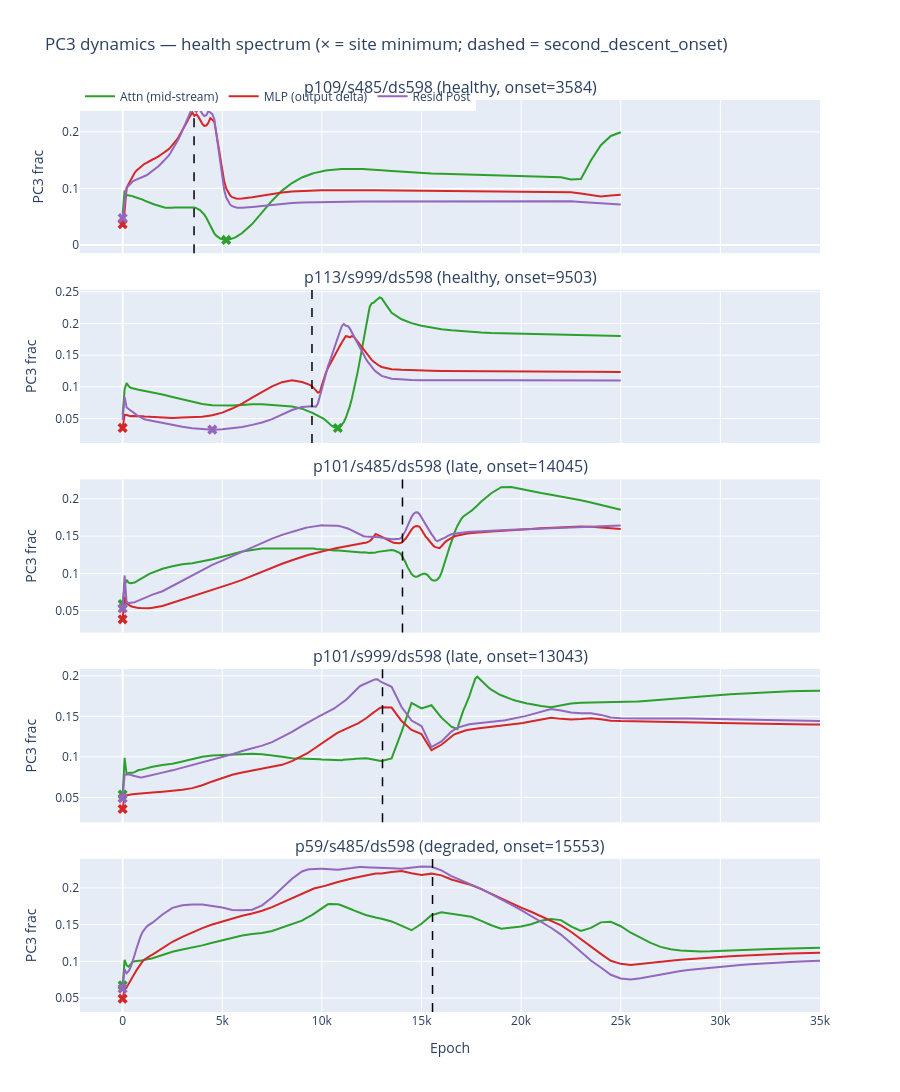

Write notebook code for a chart like this one.
### Markdown cell above
## Cell 2: Cross-Site PC3 Overlay — All Variants

One row per variant. All three sites on the same axes to see synchrony.
X marker = PC3 minimum per site. Vertical dashes = grokking epoch.

### Code cell
n = len(VARIANTS)
fig = make_subplots(rows=n, cols=1, shared_xaxes=True, vertical_spacing=0.04,
                    subplot_titles=[
                        f"{v['label']} ({v['health']}, onset={v['onset']})"
                        for v in VARIANTS
                    ])

pc3_events = []  # (label, site, min_epoch, min_val, grok, lead)

for row_idx, v in enumerate(VARIANTS, 1):
    s      = repr_data[v['label']]
    epochs = s['epochs']

    for site in SITES:
        pc3   = s[f'{site}_pca_var_pc3']
        color = SITE_COLORS[site]
        label = SITE_LABELS[site]

        min_idx   = np.argmin(pc3)
        min_epoch = int(epochs[min_idx])
        min_val   = float(pc3[min_idx])
        # Lead relative to test_loss_threshold (grok) — retained for reference
        lead = (v['grok'] - min_epoch) if v['grok'] > 0 else None
        # Lead relative to onset — available for all variants
        lead_onset = (v['onset'] - min_epoch) if v['onset'] > 0 else None
        pc3_events.append({'variant': v['label'], 'site': site, 'health': v['health'],
                            'min_epoch': min_epoch, 'min_val': min_val,
                            'grok': v['grok'], 'onset': v['onset'],
                            'lead': lead, 'lead_onset': lead_onset})

        fig.add_trace(go.Scatter(x=epochs, y=pc3, mode='lines',
                                 name=label, legendgroup=site,
                                 showlegend=(row_idx == 1),
                                 line=dict(color=color, width=2),
                                 hovertemplate=f'{label}<br>Epoch %{{x}}<br>PC3: %{{y:.3f}}<extra></extra>'),
                      row=row_idx, col=1)

        fig.add_trace(go.Scatter(x=[min_epoch], y=[min_val], mode='markers',
                                 marker=dict(color=color, size=9, symbol='x'),
                                 showlegend=False, legendgroup=site),
                      row=row_idx, col=1)

    if v['onset'] > 0:
        fig.add_vline(x=v['onset'], line=dict(color='black', dash='dash', width=1.5),
                      row=row_idx, col=1)

    fig.update_yaxes(title_text='PC3 frac', row=row_idx, col=1)

fig.update_xaxes(title_text='Epoch', row=n, col=1)
fig.update_layout(
    title='PC3 dynamics — health spectrum (× = site minimum; dashed = second_descent_onset)',
    height=220 * n, legend=dict(orientation='h', y=1.02),
)
fig.show()

# Summary table
print(f'\n{"Variant":<25} {"Site":<18} {"Health":<12} {"MinEp":<8} {"MinVal":<8} {"Lead→thresh":<13} {"Lead→onset":<10}')
print('-' * 95)
for e in pc3_events:
    lead_str       = f'{e["lead"]:+d}'       if e['lead']       is not None else 'N/A'
    lead_onset_str = f'{e["lead_onset"]:+d}' if e['lead_onset'] is not None else 'N/A'
    print(f"{e['variant']:<25} {e['site']:<18} {e['health']:<12} {e['min_epoch']:<8} {e['min_val']:<8.3f} {lead_str:<13} {lead_onset_str}")

### Figure 1 — Plotly figure (JSON) as saved in the notebook; plotly's stock layout.template omitted (floating-point values rounded to 4 significant figures; data arrays with more than 128 entries replaced by an {"elided": "..."} marker saying what was removed)
{"data": [{"hovertemplate": "Attn (mid-stream)<br>Epoch %{x}<br>PC3: %{y:.3f}<extra></extra>", "legendgroup": "attn_out", "line": {"color": "#2ca02c", "width": 2}, "mode": "lines", "name": "Attn (mid-stream)", "showlegend": true, "type": "scatter", "x": {"elided": "131 int values"}, "xaxis": "x", "y": {"elided": "131 float values"}, "yaxis": "y"}, {"legendgroup": "attn_out", "marker": {"color": "#2ca02c", "size": 9, "symbol": "x"}, "mode": "markers", "showlegend": false, "type": "scatter", "x": [5200], "xaxis": "x", "y": [0.008951], "yaxis": "y"}, {"hovertemplate": "MLP (output delta)<br>Epoch %{x}<br>PC3: %{y:.3f}<extra></extra>", "legendgroup": "mlp_out", "line": {"color": "#d62728", "width": 2}, "mode": "lines", "name": "MLP (output delta)", "showlegend": true, "type": "scatter", "x": {"elided": "131 int values"}, "xaxis": "x", "y": {"elided": "131 float values"}, "yaxis": "y"}, {"legendgroup": "mlp_out", "marker": {"color": "#d62728", "size": 9, "symbol": "x"}, "mode": "markers", "showlegend": false, "type": "scatter", "x": [0], "xaxis": "x", "y": [0.03664], "yaxis": "y"}, {"hovertemplate": "Resid Post<br>Epoch %{x}<br>PC3: %{y:.3f}<extra></extra>", "legendgroup": "resid_post", "line": {"color": "#9467bd", "width": 2}, "mode": "lines", "name": "Resid Post", "showlegend": true, "type": "scatter", "x": {"elided": "131 int values"}, "xaxis": "x", "y": {"elided": "131 float values"}, "yaxis": "y"}, {"legendgroup": "resid_post", "marker": {"color": "#9467bd", "size": 9, "symbol": "x"}, "mode": "markers", "showlegend": false, "type": "scatter", "x": [0], "xaxis": "x", "y": [0.04765], "yaxis": "y"}, {"hovertemplate": "Attn (mid-stream)<br>Epoch %{x}<br>PC3: %{y:.3f}<extra></extra>", "legendgroup": "attn_out", "line": {"color": "#2ca02c", "width": 2}, "mode": "lines", "name": "Attn (mid-stream)", "showlegend": false, "type": "scatter", "x": [0, 100, 200, 300, 400, 500, 600, 700, 800, 900, 1000, 1100, 1200, 1300, 1400, 1500, 2000, 2500, 3000, 3500, 4000, 4500, 5000, 5500, 6000, 6500, 7000, 7500, 8000, 8500, 9000, 9100, 9200, 9300, 9400, 9500, 9600, 9700, 9800, 9900, 10000, 10100, 10200, 10300, 10400, 10500, 10600, 10700, 10800, 10900, 11000, 11100, 11200, 11300, 11400, 11500, 11600, 11700, 11800, 11900, 12000, 12100, 12200, 12300, 12400, 12500, 12600, 12700, 12800, 12900, 13000, 13500, 14000, 14500, 15000, 15500, 16000, 16500, 17000, 17500, 18000, 18500, 19000, 19500, 20000, 20500, 21000, 21500, 22000, 22500, 23000, 23500, 24000, 24500, 24999], "xaxis": "x2", "y": [0.0557, 0.09622, 0.106, 0.1012, 0.09857, 0.09738, 0.09647, 0.09613, 0.09532, 0.09478, 0.09399, 0.09331, 0.09282, 0.09249, 0.09203, 0.09154, 0.08776, 0.08406, 0.08029, 0.07603, 0.07276, 0.07099, 0.07066, 0.07057, 0.07128, 0.0724, 0.07232, 0.07106, 0.06989, 0.06875, 0.06552, 0.06455, 0.06354, 0.06206, 0.06048, 0.05925, 0.05778, 0.05608, 0.05436, 0.05286, 0.05121, 0.04938, 0.04689, 0.04383, 0.04041, 0.03822, 0.03667, 0.03541, 0.03503, 0.03664, 0.03966, 0.04409, 0.05077, 0.05926, 0.06912, 0.08062, 0.09374, 0.1083, 0.124, 0.141, 0.1588, 0.1768, 0.1946, 0.2117, 0.2261, 0.2317, 0.233, 0.236, 0.2392, 0.2412, 0.2396, 0.2167, 0.2066, 0.2005, 0.1964, 0.1931, 0.1908, 0.1892, 0.1878, 0.1867, 0.1858, 0.185, 0.1846, 0.1841, 0.1837, 0.1832, 0.1829, 0.1826, 0.1823, 0.182, 0.1817, 0.1814, 0.1811, 0.1807, 0.1803], "yaxis": "y2"}, {"legendgroup": "attn_out", "marker": {"color": "#2ca02c", "size": 9, "symbol": "x"}, "mode": "markers", "showlegend": false, "type": "scatter", "x": [10800], "xaxis": "x2", "y": [0.03503], "yaxis": "y2"}, {"hovertemplate": "MLP (output delta)<br>Epoch %{x}<br>PC3: %{y:.3f}<extra></extra>", "legendgroup": "mlp_out", "line": {"color": "#d62728", "width": 2}, "mode": "lines", "name": "MLP (output delta)", "showlegend": false, "type": "scatter", "x": [0, 100, 200, 300, 400, 500, 600, 700, 800, 900, 1000, 1100, 1200, 1300, 1400, 1500, 2000, 2500, 3000, 3500, 4000, 4500, 5000, 5500, 6000, 6500, 7000, 7500, 8000, 8500, 9000, 9100, 9200, 9300, 9400, 9500, 9600, 9700, 9800, 9900, 10000, 10100, 10200, 10300, 10400, 10500, 10600, 10700, 10800, 10900, 11000, 11100, 11200, 11300, 11400, 11500, 11600, 11700, 11800, 11900, 12000, 12100, 12200, 12300, 12400, 12500, 12600, 12700, 12800, 12900, 13000, 13500, 14000, 14500, 15000, 15500, 16000, 16500, 17000, 17500, 18000, 18500, 19000, 19500, 20000, 20500, 21000, 21500, 22000, 22500, 23000, 23500, 24000, 24500, 24999], "xaxis": "x2", "y": [0.03511, 0.0558, 0.05549, 0.05411, 0.05373, 0.05384, 0.05391, 0.0541, 0.05417, 0.05393, 0.05342, 0.05317, 0.05301, 0.05291, 0.05287, 0.05274, 0.05172, 0.05093, 0.05159, 0.05184, 0.0527, 0.05521, 0.05927, 0.06569, 0.07331, 0.08294, 0.09207, 0.1006, 0.1073, 0.1103, 0.1076, 0.1066, 0.1055, 0.1044, 0.103, 0.101, 0.0982, 0.0945, 0.09075, 0.09181, 0.1028, 0.1134, 0.1222, 0.1294, 0.1356, 0.1414, 0.1471, 0.1527, 0.1585, 0.1644, 0.17, 0.1751, 0.1799, 0.1793, 0.1779, 0.1801, 0.1788, 0.1752, 0.1711, 0.1667, 0.1623, 0.1579, 0.1536, 0.1496, 0.1459, 0.1425, 0.1396, 0.137, 0.1348, 0.1329, 0.1314, 0.1278, 0.1269, 0.126, 0.1257, 0.1253, 0.1251, 0.1249, 0.1248, 0.1246, 0.1245, 0.1243, 0.1242, 0.1241, 0.124, 0.124, 0.1239, 0.1239, 0.1239, 0.1238, 0.1238, 0.1237, 0.1236, 0.1235, 0.1234], "yaxis": "y2"}, {"legendgroup": "mlp_out", "marker": {"color": "#d62728", "size": 9, "symbol": "x"}, "mode": "markers", "showlegend": false, "type": "scatter", "x": [0], "xaxis": "x2", "y": [0.03511], "yaxis": "y2"}, {"hovertemplate": "Resid Post<br>Epoch %{x}<br>PC3: %{y:.3f}<extra></extra>", "legendgroup": "resid_post", "line": {"color": "#9467bd", "width": 2}, "mode": "lines", "name": "Resid Post", "showlegend": false, "type": "scatter", "x": [0, 100, 200, 300, 400, 500, 600, 700, 800, 900, 1000, 1100, 1200, 1300, 1400, 1500, 2000, 2500, 3000, 3500, 4000, 4500, 5000, 5500, 6000, 6500, 7000, 7500, 8000, 8500, 9000, 9100, 9200, 9300, 9400, 9500, 9600, 9700, 9800, 9900, 10000, 10100, 10200, 10300, 10400, 10500, 10600, 10700, 10800, 10900, 11000, 11100, 11200, 11300, 11400, 11500, 11600, 11700, 11800, 11900, 12000, 12100, 12200, 12300, 12400, 12500, 12600, 12700, 12800, 12900, 13000, 13500, 14000, 14500, 15000, 15500, 16000, 16500, 17000, 17500, 18000, 18500, 19000, 19500, 20000, 20500, 21000, 21500, 22000, 22500, 23000, 23500, 24000, 24500, 24999], "xaxis": "x2", "y": [0.04778, 0.08418, 0.06744, 0.06484, 0.06215, 0.05977, 0.05753, 0.05568, 0.05387, 0.05199, 0.05016, 0.04886, 0.04792, 0.04729, 0.04674, 0.04616, 0.04276, 0.03936, 0.03695, 0.03461, 0.03299, 0.03242, 0.03285, 0.03438, 0.03667, 0.03994, 0.0437, 0.04898, 0.05591, 0.06344, 0.06824, 0.0687, 0.06913, 0.06952, 0.06955, 0.06937, 0.06894, 0.06854, 0.07354, 0.08498, 0.09808, 0.1109, 0.1221, 0.1318, 0.1406, 0.1492, 0.1581, 0.1673, 0.1771, 0.1869, 0.1957, 0.1992, 0.1963, 0.1959, 0.1922, 0.1859, 0.1799, 0.174, 0.168, 0.162, 0.1561, 0.1503, 0.1448, 0.1398, 0.1352, 0.1311, 0.1274, 0.1243, 0.1215, 0.1192, 0.1173, 0.1128, 0.1115, 0.1107, 0.1105, 0.1103, 0.1103, 0.1103, 0.1103, 0.1104, 0.1103, 0.1102, 0.1102, 0.1102, 0.1102, 0.1102, 0.1102, 0.1102, 0.1103, 0.1102, 0.1102, 0.1102, 0.1101, 0.1101, 0.11], "yaxis": "y2"}, {"legendgroup": "resid_post", "marker": {"color": "#9467bd", "size": 9, "symbol": "x"}, "mode": "markers", "showlegend": false, "type": "scatter", "x": [4500], "xaxis": "x2", "y": [0.03242], "yaxis": "y2"}, {"hovertemplate": "Attn (mid-stream)<br>Epoch %{x}<br>PC3: %{y:.3f}<extra></extra>", "legendgroup": "attn_out", "line": {"color": "#2ca02c", "width": 2}, "mode": "lines", "name": "Attn (mid-stream)", "showlegend": false, "type": "scatter", "x": {"elided": "135 int values"}, "xaxis": "x3", "y": {"elided": "135 float values"}, "yaxis": "y3"}, {"legendgroup": "attn_out", "marker": {"color": "#2ca02c", "size": 9, "symbol": "x"}, "mode": "markers", "showlegend": false, "type": "scatter", "x": [0], "xaxis": "x3", "y": [0.0589], "yaxis": "y3"}, {"hovertemplate": "MLP (output delta)<br>Epoch %{x}<br>PC3: %{y:.3f}<extra></extra>", "legendgroup": "mlp_out", "line": {"color": "#d62728", "width": 2}, "mode": "lines", "name": "MLP (output delta)", "showlegend": false, "type": "scatter", "x": {"elided": "135 int values"}, "xaxis": "x3", "y": {"elided": "135 float values"}, "yaxis": "y3"}, {"legendgroup": "mlp_out", "marker": {"color": "#d62728", "size": 9, "symbol": "x"}, "mode": "markers", "showlegend": false, "type": "scatter", "x": [0], "xaxis": "x3", "y": [0.03834], "yaxis": "y3"}, {"hovertemplate": "Resid Post<br>Epoch %{x}<br>PC3: %{y:.3f}<extra></extra>", "legendgroup": "resid_post", "line": {"color": "#9467bd", "width": 2}, "mode": "lines", "name": "Resid Post", "showlegend": false, "type": "scatter", "x": {"elided": "135 int values"}, "xaxis": "x3", "y": {"elided": "135 float values"}, "yaxis": "y3"}, {"legendgroup": "resid_post", "marker": {"color": "#9467bd", "size": 9, "symbol": "x"}, "mode": "markers", "showlegend": false, "type": "scatter", "x": [0], "xaxis": "x3", "y": [0.05306], "yaxis": "y3"}, {"hovertemplate": "Attn (mid-stream)<br>Epoch %{x}<br>PC3: %{y:.3f}<extra></extra>", "legendgroup": "attn_out", "line": {"color": "#2ca02c", "width": 2}, "mode": "lines", "name": "Attn (mid-stream)", "showlegend": false, "type": "scatter", "x": {"elided": "184 int values"}, "xaxis": "x4", "y": {"elided": "184 float values"}, "yaxis": "y4"}, {"legendgroup": "attn_out", "marker": {"color": "#2ca02c", "size": 9, "symbol": "x"}, "mode": "markers", "showlegend": false, "type": "scatter", "x": [0], "xaxis": "x4", "y": [0.05352], "yaxis": "y4"}, {"hovertemplate": "MLP (output delta)<br>Epoch %{x}<br>PC3: %{y:.3f}<extra></extra>", "legendgroup": "mlp_out", "line": {"color": "#d62728", "width": 2}, "mode": "lines", "name": "MLP (output delta)", "showlegend": false, "type": "scatter", "x": {"elided": "184 int values"}, "xaxis": "x4", "y": {"elided": "184 float values"}, "yaxis": "y4"}, {"legendgroup": "mlp_out", "marker": {"color": "#d62728", "size": 9, "symbol": "x"}, "mode": "markers", "showlegend": false, "type": "scatter", "x": [0], "xaxis": "x4", "y": [0.03563], "yaxis": "y4"}, {"hovertemplate": "Resid Post<br>Epoch %{x}<br>PC3: %{y:.3f}<extra></extra>", "legendgroup": "resid_post", "line": {"color": "#9467bd", "width": 2}, "mode": "lines", "name": "Resid Post", "showlegend": false, "type": "scatter", "x": {"elided": "184 int values"}, "xaxis": "x4", "y": {"elided": "184 float values"}, "yaxis": "y4"}, {"legendgroup": "resid_post", "marker": {"color": "#9467bd", "size": 9, "symbol": "x"}, "mode": "markers", "showlegend": false, "type": "scatter", "x": [0], "xaxis": "x4", "y": [0.04884], "yaxis": "y4"}, {"hovertemplate": "Attn (mid-stream)<br>Epoch %{x}<br>PC3: %{y:.3f}<extra></extra>", "legendgroup": "attn_out", "line": {"color": "#2ca02c", "width": 2}, "mode": "lines", "name": "Attn (mid-stream)", "showlegend": false, "type": "scatter", "x": [0, 100, 200, 300, 400, 500, 600, 700, 800, 900, 1000, 1100, 1200, 1300, 1400, 1500, 2000, 2500, 3000, 3500, 4000, 4500, 5000, 5500, 6000, 6500, 7000, 7500, 8000, 8500, 9000, 9100, 9200, 9300, 9400, 9500, 9600, 9700, 9800, 9900, 10000, 10100, 10200, 10300, 10400, 10500, 10600, 10700, 10800, 10900, 11000, 11100, 11200, 11300, 11400, 11500, 11600, 11700, 11800, 11900, 12000, 12100, 12200, 12300, 12400, 12500, 12600, 12700, 12800, 12900, 13000, 13500, 14000, 14500, 15000, 15500, 16000, 16500, 17000, 17500, 18000, 18500, 19000, 19500, 20000, 20500, 21000, 21500, 22000, 22500, 23000, 23500, 24000, 24500, 24999, 25000, 25500, 26000, 26500, 27000, 27500, 28000, 28500, 29000, 29500, 30000, 30500, 31000, 31500, 32000, 32500, 33000, 33500, 34000, 34500, 34999], "xaxis": "x5", "y": [0.06743, 0.1022, 0.09443, 0.09269, 0.09579, 0.09889, 0.1003, 0.1008, 0.1009, 0.101, 0.1013, 0.1016, 0.1024, 0.1031, 0.1037, 0.1042, 0.1087, 0.113, 0.1162, 0.1189, 0.1217, 0.1254, 0.1288, 0.1315, 0.1351, 0.1371, 0.1385, 0.1412, 0.1459, 0.1502, 0.1555, 0.157, 0.1582, 0.1595, 0.1615, 0.1629, 0.1647, 0.1669, 0.1685, 0.1701, 0.172, 0.1739, 0.176, 0.1776, 0.1779, 0.1778, 0.178, 0.1782, 0.1776, 0.1769, 0.176, 0.175, 0.174, 0.1727, 0.1716, 0.1706, 0.1694, 0.1681, 0.167, 0.1663, 0.1649, 0.164, 0.163, 0.1624, 0.162, 0.1612, 0.1604, 0.1596, 0.1587, 0.1586, 0.1579, 0.1543, 0.1488, 0.1424, 0.1512, 0.1628, 0.1669, 0.1649, 0.1634, 0.1606, 0.1551, 0.1492, 0.1445, 0.1454, 0.1473, 0.1504, 0.1551, 0.1576, 0.1561, 0.1476, 0.1415, 0.1455, 0.1531, 0.1539, 0.1478, 0.1478, 0.139, 0.1322, 0.1251, 0.1197, 0.1164, 0.1149, 0.1138, 0.1135, 0.1137, 0.114, 0.1146, 0.1151, 0.1158, 0.1163, 0.1168, 0.1172, 0.1176, 0.1178, 0.1181, 0.1185], "yaxis": "y5"}, {"legendgroup": "attn_out", "marker": {"color": "#2ca02c", "size": 9, "symbol": "x"}, "mode": "markers", "showlegend": false, "type": "scatter", "x": [0], "xaxis": "x5", "y": [0.06743], "yaxis": "y5"}, {"hovertemplate": "MLP (output delta)<br>Epoch %{x}<br>PC3: %{y:.3f}<extra></extra>", "legendgroup": "mlp_out", "line": {"color": "#d62728", "width": 2}, "mode": "lines", "name": "MLP (output delta)", "showlegend": false, "type": "scatter", "x": [0, 100, 200, 300, 400, 500, 600, 700, 800, 900, 1000, 1100, 1200, 1300, 1400, 1500, 2000, 2500, 3000, 3500, 4000, 4500, 5000, 5500, 6000, 6500, 7000, 7500, 8000, 8500, 9000, 9100, 9200, 9300, 9400, 9500, 9600, 9700, 9800, 9900, 10000, 10100, 10200, 10300, 10400, 10500, 10600, 10700, 10800, 10900, 11000, 11100, 11200, 11300, 11400, 11500, 11600, 11700, 11800, 11900, 12000, 12100, 12200, 12300, 12400, 12500, 12600, 12700, 12800, 12900, 13000, 13500, 14000, 14500, 15000, 15500, 16000, 16500, 17000, 17500, 18000, 18500, 19000, 19500, 20000, 20500, 21000, 21500, 22000, 22500, 23000, 23500, 24000, 24500, 24999, 25000, 25500, 26000, 26500, 27000, 27500, 28000, 28500, 29000, 29500, 30000, 30500, 31000, 31500, 32000, 32500, 33000, 33500, 34000, 34500, 34999], "xaxis": "x5", "y": [0.04916, 0.06294, 0.06456, 0.06886, 0.07345, 0.07842, 0.0835, 0.08804, 0.09241, 0.09652, 0.1, 0.1026, 0.1047, 0.1063, 0.1077, 0.1091, 0.1181, 0.1267, 0.1332, 0.1395, 0.1453, 0.1501, 0.1544, 0.1583, 0.1621, 0.1652, 0.1689, 0.1738, 0.1799, 0.1863, 0.1921, 0.1936, 0.1949, 0.196, 0.1972, 0.1982, 0.1991, 0.1999, 0.2004, 0.201, 0.2016, 0.2023, 0.2031, 0.204, 0.205, 0.2058, 0.2066, 0.2074, 0.2079, 0.2087, 0.2095, 0.2104, 0.2111, 0.2118, 0.2122, 0.2128, 0.2135, 0.2141, 0.2146, 0.2155, 0.2163, 0.2168, 0.2176, 0.2182, 0.2187, 0.2191, 0.2194, 0.2195, 0.2197, 0.2197, 0.2196, 0.2215, 0.223, 0.2198, 0.2176, 0.2194, 0.217, 0.2114, 0.2073, 0.2038, 0.1984, 0.1919, 0.1859, 0.1792, 0.1731, 0.1675, 0.1614, 0.156, 0.1491, 0.1404, 0.13, 0.1193, 0.1101, 0.1008, 0.09663, 0.09662, 0.09513, 0.0963, 0.09773, 0.09928, 0.1008, 0.1023, 0.1034, 0.1043, 0.1053, 0.1062, 0.1071, 0.1078, 0.1085, 0.1092, 0.1097, 0.1103, 0.1107, 0.111, 0.1113, 0.1116], "yaxis": "y5"}, {"legendgroup": "mlp_out", "marker": {"color": "#d62728", "size": 9, "symbol": "x"}, "mode": "markers", "showlegend": false, "type": "scatter", "x": [0], "xaxis": "x5", "y": [0.04916], "yaxis": "y5"}, {"hovertemplate": "Resid Post<br>Epoch %{x}<br>PC3: %{y:.3f}<extra></extra>", "legendgroup": "resid_post", "line": {"color": "#9467bd", "width": 2}, "mode": "lines", "name": "Resid Post", "showlegend": false, "type": "scatter", "x": [0, 100, 200, 300, 400, 500, 600, 700, 800, 900, 1000, 1100, 1200, 1300, 1400, 1500, 2000, 2500, 3000, 3500, 4000, 4500, 5000, 5500, 6000, 6500, 7000, 7500, 8000, 8500, 9000, 9100, 9200, 9300, 9400, 9500, 9600, 9700, 9800, 9900, 10000, 10100, 10200, 10300, 10400, 10500, 10600, 10700, 10800, 10900, 11000, 11100, 11200, 11300, 11400, 11500, 11600, 11700, 11800, 11900, 12000, 12100, 12200, 12300, 12400, 12500, 12600, 12700, 12800, 12900, 13000, 13500, 14000, 14500, 15000, 15500, 16000, 16500, 17000, 17500, 18000, 18500, 19000, 19500, 20000, 20500, 21000, 21500, 22000, 22500, 23000, 23500, 24000, 24500, 24999, 25000, 25500, 26000, 26500, 27000, 27500, 28000, 28500, 29000, 29500, 30000, 30500, 31000, 31500, 32000, 32500, 33000, 33500, 34000, 34500, 34999], "xaxis": "x5", "y": [0.06294, 0.08932, 0.0837, 0.08661, 0.09181, 0.09923, 0.1086, 0.1178, 0.1264, 0.134, 0.1398, 0.1442, 0.1472, 0.1492, 0.151, 0.1526, 0.1638, 0.1729, 0.1763, 0.1774, 0.1775, 0.1757, 0.1733, 0.1698, 0.1694, 0.1703, 0.1761, 0.187, 0.1999, 0.2124, 0.2223, 0.2235, 0.2243, 0.2249, 0.2253, 0.2256, 0.2259, 0.2261, 0.2261, 0.2261, 0.2261, 0.226, 0.2258, 0.2254, 0.225, 0.2246, 0.2244, 0.2245, 0.2248, 0.2251, 0.2253, 0.2253, 0.2254, 0.2258, 0.2264, 0.227, 0.2275, 0.2281, 0.2284, 0.2283, 0.2283, 0.2284, 0.2282, 0.2279, 0.2279, 0.2277, 0.2277, 0.2277, 0.2278, 0.2279, 0.228, 0.2267, 0.2259, 0.2274, 0.2292, 0.2286, 0.2238, 0.2159, 0.2099, 0.2049, 0.1986, 0.1916, 0.1848, 0.1772, 0.1698, 0.1618, 0.1532, 0.1457, 0.1365, 0.1251, 0.1129, 0.1011, 0.09158, 0.0817, 0.07666, 0.07665, 0.07517, 0.07693, 0.07945, 0.08206, 0.0846, 0.08676, 0.08851, 0.08996, 0.09131, 0.09263, 0.09392, 0.09504, 0.0961, 0.09706, 0.09788, 0.09864, 0.09924, 0.09975, 0.1003, 0.1007], "yaxis": "y5"}, {"legendgroup": "resid_post", "marker": {"color": "#9467bd", "size": 9, "symbol": "x"}, "mode": "markers", "showlegend": false, "type": "scatter", "x": [0], "xaxis": "x5", "y": [0.06294], "yaxis": "y5"}], "layout": {"annotations": [{"font": {"size": 16}, "showarrow": false, "text": "p109/s485/ds598 (healthy, onset=3584)", "x": 0.5, "xanchor": "center", "xref": "paper", "y": 1, "yanchor": "bottom", "yref": "paper"}, {"font": {"size": 16}, "showarrow": false, "text": "p113/s999/ds598 (healthy, onset=9503)", "x": 0.5, "xanchor": "center", "xref": "paper", "y": 0.792, "yanchor": "bottom", "yref": "paper"}, {"font": {"size": 16}, "showarrow": false, "text": "p101/s485/ds598 (late, onset=14045)", "x": 0.5, "xanchor": "center", "xref": "paper", "y": 0.584, "yanchor": "bottom", "yref": "paper"}, {"font": {"size": 16}, "showarrow": false, "text": "p101/s999/ds598 (late, onset=13043)", "x": 0.5, "xanchor": "center", "xref": "paper", "y": 0.376, "yanchor": "bottom", "yref": "paper"}, {"font": {"size": 16}, "showarrow": false, "text": "p59/s485/ds598 (degraded, onset=15553)", "x": 0.5, "xanchor": "center", "xref": "paper", "y": 0.168, "yanchor": "bottom", "yref": "paper"}], "height": 1100, "legend": {"orientation": "h", "y": 1.02}, "shapes": [{"line": {"color": "black", "dash": "dash", "width": 1.5}, "type": "line", "x0": 3584, "x1": 3584, "xref": "x", "y0": 0, "y1": 1, "yref": "y domain"}, {"line": {"color": "black", "dash": "dash", "width": 1.5}, "type": "line", "x0": 9503, "x1": 9503, "xref": "x2", "y0": 0, "y1": 1, "yref": "y2 domain"}, {"line": {"color": "black", "dash": "dash", "width": 1.5}, "type": "line", "x0": 14045, "x1": 14045, "xref": "x3", "y0": 0, "y1": 1, "yref": "y3 domain"}, {"line": {"color": "black", "dash": "dash", "width": 1.5}, "type": "line", "x0": 13043, "x1": 13043, "xref": "x4", "y0": 0, "y1": 1, "yref": "y4 domain"}, {"line": {"color": "black", "dash": "dash", "width": 1.5}, "type": "line", "x0": 15553, "x1": 15553, "xref": "x5", "y0": 0, "y1": 1, "yref": "y5 domain"}], "title": {"text": "PC3 dynamics — health spectrum (× = site minimum; dashed = second_descent_onset)"}, "xaxis": {"anchor": "y", "domain": [0, 1], "matches": "x5", "showticklabels": false}, "xaxis2": {"anchor": "y2", "domain": [0, 1], "matches": "x5", "showticklabels": false}, "xaxis3": {"anchor": "y3", "domain": [0, 1], "matches": "x5", "showticklabels": false}, "xaxis4": {"anchor": "y4", "domain": [0, 1], "matches": "x5", "showticklabels": false}, "xaxis5": {"anchor": "y5", "domain": [0, 1], "title": {"text": "Epoch"}}, "yaxis": {"anchor": "x", "domain": [0.832, 1], "title": {"text": "PC3 frac"}}, "yaxis2": {"anchor": "x2", "domain": [0.624, 0.792], "title": {"text": "PC3 frac"}}, "yaxis3": {"anchor": "x3", "domain": [0.416, 0.584], "title": {"text": "PC3 frac"}}, "yaxis4": {"anchor": "x4", "domain": [0.208, 0.376], "title": {"text": "PC3 frac"}}, "yaxis5": {"anchor": "x5", "domain": [0, 0.168], "title": {"text": "PC3 frac"}}}}
